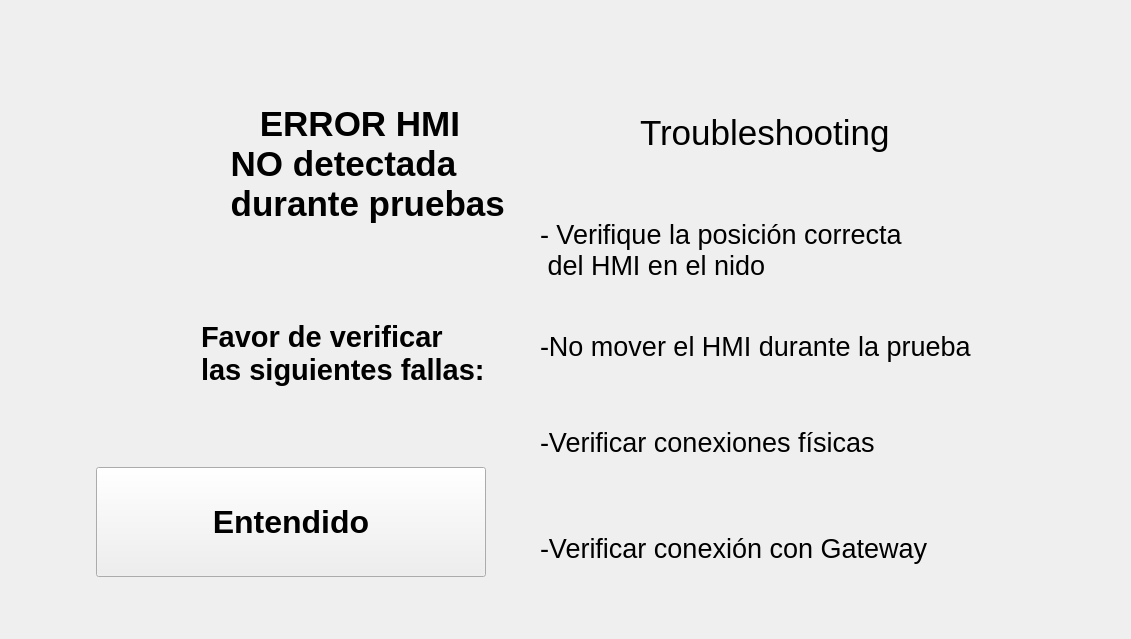
      <widget class="QWidget" name="page_13">
       <layout class="QGridLayout" name="gridLayout_15">
        <item row="0" column="0">
         <layout class="QHBoxLayout" name="horizontalLayout_141">
          <property name="topMargin">
           <number>60</number>
          </property>
          <property name="bottomMargin">
           <number>30</number>
          </property>
          <item>
           <layout class="QVBoxLayout" name="verticalLayout_33">
            <property name="leftMargin">
             <number>50</number>
            </property>
            <item>
             <layout class="QHBoxLayout" name="horizontalLayout_142">
              <property name="spacing">
               <number>30</number>
              </property>
              <item>
               <widget class="QLabel" name="lblTest1_26">
                <property name="minimumSize">
                 <size>
                  <width>130</width>
                  <height>130</height>
                 </size>
                </property>
                <property name="maximumSize">
                 <size>
                  <width>130</width>
                  <height>130</height>
                 </size>
                </property>
                <property name="text">
                 <string/>
                </property>
                <property name="pixmap">
                 <pixmap resource="../resources/resources.qrc">:/resources/pentairIMG.PNG</pixmap>
                </property>
                <property name="scaledContents">
                 <bool>true</bool>
                </property>
               </widget>
              </item>
              <item>
               <widget class="QLabel" name="lblCode_40">
                <property name="minimumSize">
                 <size>
                  <width>300</width>
                  <height>150</height>
                 </size>
                </property>
                <property name="maximumSize">
                 <size>
                  <width>300</width>
                  <height>150</height>
                 </size>
                </property>
                <property name="font">
                 <font>
                  <pointsize>26</pointsize>
                  <bold>true</bold>
                 </font>
                </property>
                <property name="text">
                 <string>    ERROR HMI
 NO detectada
 durante pruebas</string>
                </property>
                <property name="alignment">
                 <set>Qt::AlignLeading|Qt::AlignLeft|Qt::AlignVCenter</set>
                </property>
               </widget>
              </item>
             </layout>
            </item>
            <item>
             <layout class="QHBoxLayout" name="horizontalLayout_143">
              <property name="spacing">
               <number>30</number>
              </property>
              <item>
               <widget class="QLabel" name="lblCode_45">
                <property name="minimumSize">
                 <size>
                  <width>70</width>
                  <height>70</height>
                 </size>
                </property>
                <property name="maximumSize">
                 <size>
                  <width>70</width>
                  <height>70</height>
                 </size>
                </property>
                <property name="text">
                 <string/>
                </property>
                <property name="pixmap">
                 <pixmap resource="../resources/resources.qrc">:/resources/magnifying-glass.png</pixmap>
                </property>
                <property name="scaledContents">
                 <bool>true</bool>
                </property>
                <property name="wordWrap">
                 <bool>false</bool>
                </property>
               </widget>
              </item>
              <item>
               <widget class="QLabel" name="label_12">
                <property name="minimumSize">
                 <size>
                  <width>300</width>
                  <height>180</height>
                 </size>
                </property>
                <property name="maximumSize">
                 <size>
                  <width>300</width>
                  <height>180</height>
                 </size>
                </property>
                <property name="font">
                 <font>
                  <pointsize>22</pointsize>
                  <bold>true</bold>
                 </font>
                </property>
                <property name="styleSheet">
                 <string notr="true"/>
                </property>
                <property name="text">
                 <string>Favor de verificar
las siguientes fallas:</string>
                </property>
               </widget>
              </item>
             </layout>
            </item>
            <item>
             <layout class="QHBoxLayout" name="horizontalLayout_144">
              <item>
               <layout class="QHBoxLayout" name="horizontalLayout_145">
                <property name="spacing">
                 <number>60</number>
                </property>
                <item>
                 <widget class="QPushButton" name="btnHMIRemoved">
                  <property name="minimumSize">
                   <size>
                    <width>390</width>
                    <height>110</height>
                   </size>
                  </property>
                  <property name="maximumSize">
                   <size>
                    <width>390</width>
                    <height>110</height>
                   </size>
                  </property>
                  <property name="font">
                   <font>
                    <pointsize>24</pointsize>
                    <bold>true</bold>
                   </font>
                  </property>
                  <property name="styleSheet">
                   <string notr="true">QPushButton {
	
	color: rgb(255, 255, 255);
	background-color: rgb(11, 186, 78);
     border: 4px solid rgb(11, 186, 78); /* Borde para el QStackedWidget */
    border-radius: 25px; /* Bordes redondeados solo para el QStackedWidget */
    padding: 5px; /* Opcional: agrega espacio interno */
}

QPushButton &gt; * {
    border: none; /* Asegura que los elementos dentro del QStackedWidget no hereden el borde */
    border-radius: 0px; /* Restablece el border-radius para los elementos internos */
    background-color: transparent; /* Opción para mantener el fondo de los elementos internos */
}</string>
                  </property>
                  <property name="text">
                   <string>Entendido</string>
                  </property>
                 </widget>
                </item>
               </layout>
              </item>
             </layout>
            </item>
           </layout>
          </item>
          <item>
           <spacer name="horizontalSpacer_77">
            <property name="orientation">
             <enum>Qt::Horizontal</enum>
            </property>
            <property name="sizeType">
             <enum>QSizePolicy::Fixed</enum>
            </property>
            <property name="sizeHint" stdset="0">
             <size>
              <width>13</width>
              <height>527</height>
             </size>
            </property>
           </spacer>
          </item>
          <item>
           <layout class="QVBoxLayout" name="verticalLayout_34">
            <item>
             <layout class="QHBoxLayout" name="horizontalLayout_146">
              <property name="spacing">
               <number>30</number>
              </property>
              <item>
               <widget class="QLabel" name="lblTest1_25">
                <property name="minimumSize">
                 <size>
                  <width>70</width>
                  <height>70</height>
                 </size>
                </property>
                <property name="maximumSize">
                 <size>
                  <width>70</width>
                  <height>70</height>
                 </size>
                </property>
                <property name="text">
                 <string/>
                </property>
                <property name="pixmap">
                 <pixmap resource="../resources/resources.qrc">:/resources/warning.png</pixmap>
                </property>
                <property name="scaledContents">
                 <bool>true</bool>
                </property>
               </widget>
              </item>
              <item>
               <widget class="QLabel" name="lblCode_46">
                <property name="minimumSize">
                 <size>
                  <width>450</width>
                  <height>30</height>
                 </size>
                </property>
                <property name="font">
                 <font>
                  <pointsize>26</pointsize>
                 </font>
                </property>
                <property name="text">
                 <string>Troubleshooting</string>
                </property>
               </widget>
              </item>
             </layout>
            </item>
            <item>
             <layout class="QVBoxLayout" name="verticalLayout_35">
              <item>
               <widget class="QLabel" name="label_30">
                <property name="minimumSize">
                 <size>
                  <width>580</width>
                  <height>100</height>
                 </size>
                </property>
                <property name="maximumSize">
                 <size>
                  <width>580</width>
                  <height>100</height>
                 </size>
                </property>
                <property name="font">
                 <font>
                  <pointsize>20</pointsize>
                 </font>
                </property>
                <property name="text">
                 <string>- Verifique la posición correcta
 del HMI en el nido</string>
                </property>
               </widget>
              </item>
              <item>
               <widget class="QLabel" name="label_31">
                <property name="minimumSize">
                 <size>
                  <width>580</width>
                  <height>80</height>
                 </size>
                </property>
                <property name="maximumSize">
                 <size>
                  <width>580</width>
                  <height>80</height>
                 </size>
                </property>
                <property name="font">
                 <font>
                  <pointsize>20</pointsize>
                 </font>
                </property>
                <property name="text">
                 <string>-No mover el HMI durante la prueba</string>
                </property>
               </widget>
              </item>
              <item>
               <widget class="QLabel" name="label_36">
                <property name="minimumSize">
                 <size>
                  <width>580</width>
                  <height>100</height>
                 </size>
                </property>
                <property name="maximumSize">
                 <size>
                  <width>580</width>
                  <height>100</height>
                 </size>
                </property>
                <property name="font">
                 <font>
                  <pointsize>20</pointsize>
                 </font>
                </property>
                <property name="text">
                 <string>-Verificar conexiones físicas</string>
                </property>
               </widget>
              </item>
              <item>
               <widget class="QLabel" name="label_37">
                <property name="minimumSize">
                 <size>
                  <width>580</width>
                  <height>100</height>
                 </size>
                </property>
                <property name="maximumSize">
                 <size>
                  <width>580</width>
                  <height>100</height>
                 </size>
                </property>
                <property name="font">
                 <font>
                  <pointsize>20</pointsize>
                 </font>
                </property>
                <property name="text">
                 <string>-Verificar conexión con Gateway</string>
                </property>
               </widget>
              </item>
             </layout>
            </item>
           </layout>
          </item>
         </layout>
        </item>
       </layout>
      </widget>
